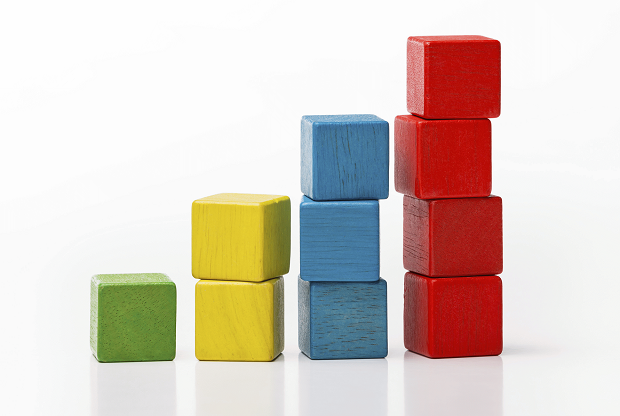
#> input picture 180836_A1/pic3.png, 620 x 416 px
$ jupyter execute assgn1_q2-180836.ipynb   (shell and % lines are left out)
#> lines starting #> are read from the running program, lines starting #| are printed output that depends on the picture
[cell 1]
# Copyright 2021 IITK EE604A Image Processing. All Rights Reserved.
#
# Licensed under the MIT License. Use and/or modification of this code outside of EE604 must reference:
#
# © IITK EE604A Image Processing
#
# Author: Dheeraj Bharti, Chiranjeev Prachand and Prof K. S. Venkatesh, Department of Electrical Engineering, IIT Kanpur

[cell 2]
import cv2
import numpy as np
import matplotlib.pyplot as plt
from google.colab.patches import cv2_imshow

Upload 'pic3.png' file manually to your google colab working directory:

1. Click on the folder drawing button on the left below the <> sign.
2. Click on Upload to session storage button to upload the image.

[cell 3]
img = cv2.imread("pic3.png")
#> img is the input picture: shape (416, 620, 3); mean B, G, R 195.8, 203.9, 217.3

[cell 4]
def resize_nn(img, k=1):
    '''
    Write a program to resample the given image by a factor 'k' using Nearest Neighbour method

    Inputs:
    + img - Original image
    + k - resampling factor, therefore if input image size is 300x300
        - and k=0.5 ==> output image size = 150x150

    Ouputs:
    + out_img - numpy array (of dtype np.uint8) containing the output image.

    Allowed external package:
    + You are not allowed to use any cv2 resize module or any other external package.

    '''
#> called with k = 0.6

    #############################
    # Start your code from here #
    #############################

    import math
    out_img = np.zeros((int(img.shape[0]*k), int(img.shape[1]*k), img.shape[2]), dtype=np.uint8)
    for i in range(out_img.shape[0]):
      for j in range(out_img.shape[1]):
        x_l = math.floor(j/k)
        y_l = math.floor(i/k)
        x_h = math.ceil(j/k)
        y_h = math.ceil(i/k)
        distx = j/k - x_l
        disty = i/k - y_l
        a = distx**2 + disty**2
        b = (1-distx)**2 + disty**2
        c = (1-distx)**2 + (1-disty)**2
        d = distx**2 + (1-disty)**2
        if a < b and a < c and a < d:
            out_img[i,j] = img[y_l, x_l]
        if b < a and b < c and b < d:
            out_img[i,j] = img[y_l, x_h]
        if c < b and c < a and c < d:
            out_img[i,j] = img[y_h, x_h]
        if d < b and d < c and d < a:
            out_img[i,j] = img[y_h, x_l]
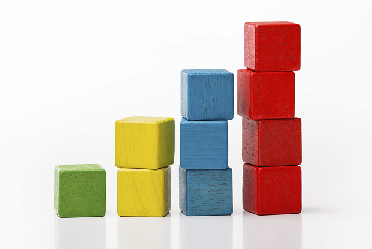
#> out_img: shape (249, 372, 3); mean B, G, R 195.8, 204, 217.3

    #############################
    # End your code here ########
    #############################

    return out_img

[cell 5]
def resize_bilinear(img, k=1):
    '''
    Write a program to resample the given image by a factor 'k' using Bilinear interpolation method.

    Inputs:
    + img - Original image
    + k - resampling factor

    Ouputs:
    + out_img - numpy array (of dtype np.uint8) containing the output image.

    Allowed external package:
    + You are not allowed to use any cv2 resize module or any other external package.

    '''
#> called with k = 0.4

    #############################
    # Start your code from here #
    #############################

    import math
    out_img = np.zeros((int(img.shape[0]*k), int(img.shape[1]*k), img.shape[2]), dtype=np.uint8)
    for i in range(out_img.shape[0]):
      for j in range(out_img.shape[1]):
        x_l = math.floor(j/k)
        y_l = math.floor(i/k)
        x_h = math.ceil(j/k)
        y_h = math.ceil(i/k)
        distx = j/k - x_l
        disty = i/k - y_l
        a = img[y_l, x_l] if x_l >= 0 and y_l >= 0 else 0
        b = img[y_l, x_h] if x_h < img.shape[1] and x_l >= 0 else 0
        c = img[y_h, x_l] if x_l >= 0 and y_h < img.shape[0] else 0
        d = img[y_h, x_h] if x_h < img.shape[1] and y_h < img.shape[0] else 0
        out_img[i,j] = a*(1-distx)*(1-disty) + b*distx*(1-disty) + c*disty*(1-distx) + d*distx*disty
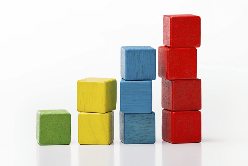
#> out_img: shape (166, 248, 3); mean B, G, R 195.5, 203.7, 217

    #############################
    # End your code here ########
    #############################

    return out_img

# Checking the output:

Resize the image by utilizing output1 and output2 in the code block below and plot the original and resized images side by side in both cases.

[cell 6]
output1 = resize_nn(img, k=0.6)

output2 = resize_bilinear(img, k=0.4)

#############################
# Start your code from here #
#############################

import matplotlib.pyplot as plt
from matplotlib import rcParams

rcParams['figure.figsize'] = 100 , 100
rcParams["axes.titlesize"] = 100

fig, ((ax1, ax2), (ax3, ax4), (ax5, ax6)) = plt.subplots(3,2)
ax1.imshow(img[:,:,[2,1,0]])
ax1.set_title("Original Image")
ax2.imshow(output1[:,:,[2,1,0]])
ax2.set_title("NN Interpolation to k=0.6")
ax3.imshow(img[:,:,[2,1,0]])
ax3.set_title("Original Image")
ax4.imshow(output2[:,:,[2,1,0]])
ax4.set_title("Bilinear Interpolation to k=0.4")
ax5.imshow(output1[:,:,[2,1,0]])
ax5.set_title("NN Interpolation to k=0.6")
ax6.imshow(output2[:,:,[2,1,0]])
ax6.set_title("Bilinear Interpolation to k=0.4")

#############################
# End your code here ########
#############################
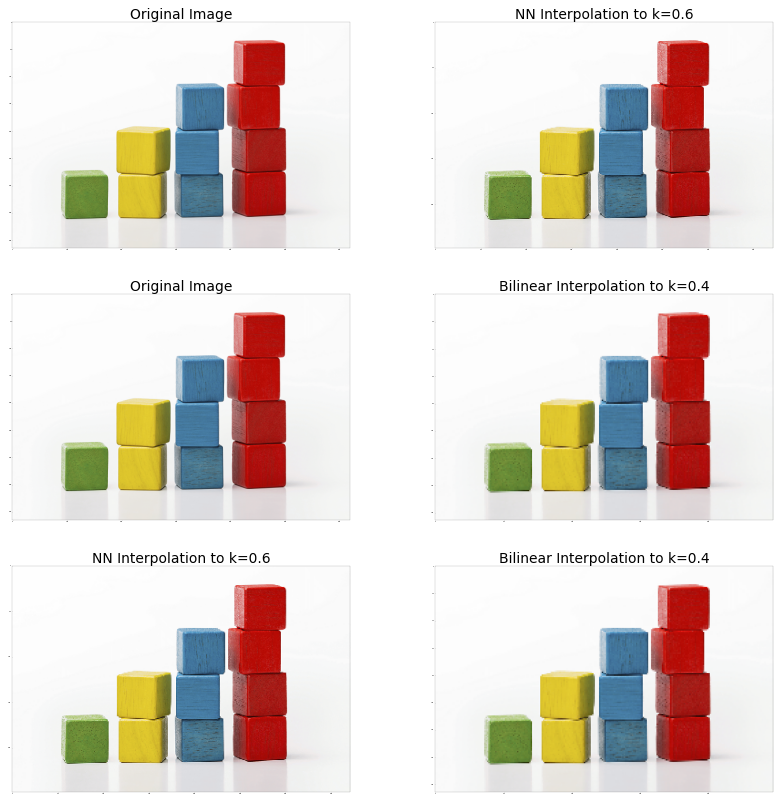
#> figure drawn by matplotlib, 6 panels

$ run again, with 180836_A1/pic1.jpg saved as 180836_A1/pic3.png
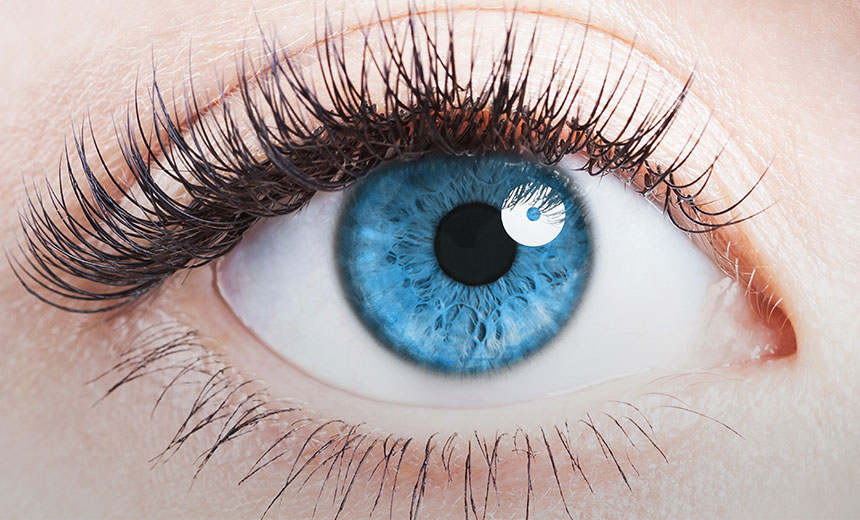
#> input picture 180836_A1/pic1.jpg, 860 x 520 px
#> img is the input picture: shape (520, 860, 3); mean B, G, R 167.8, 168.1, 179.8
#> after the loop in resize_nn, `for i in range(out_img.shape[0]):`:
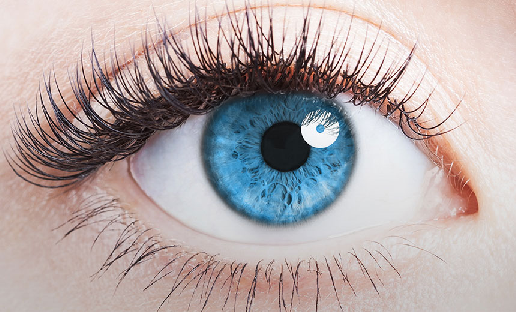
#> out_img: shape (312, 516, 3); mean B, G, R 167.9, 168.2, 179.8
#> after the loop in resize_bilinear, `for i in range(out_img.shape[0]):`:
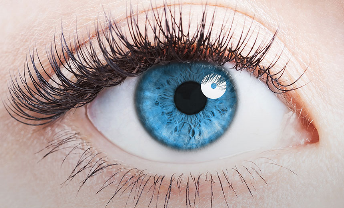
#> out_img: shape (208, 344, 3); mean B, G, R 167.7, 168, 179.6

$ run again, with 180836_A1/pic2.jpg saved as 180836_A1/pic3.png
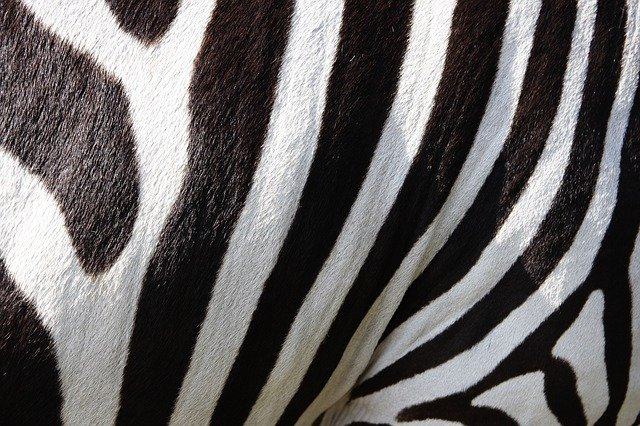
#> input picture 180836_A1/pic2.jpg, 640 x 426 px
#> img is the input picture: shape (426, 640, 3); mean B, G, R 98.3, 98.6, 101.8
#> after the loop in resize_nn, `for i in range(out_img.shape[0]):`:
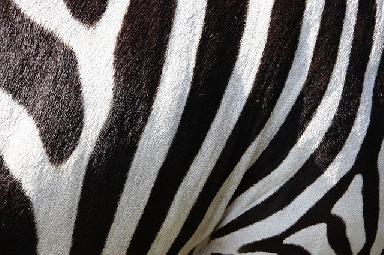
#> out_img: shape (255, 384, 3); mean B, G, R 98.6, 98.8, 102
#> after the loop in resize_bilinear, `for i in range(out_img.shape[0]):`:
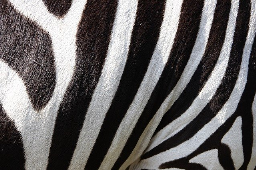
#> out_img: shape (170, 256, 3); mean B, G, R 98.4, 98.7, 101.9
